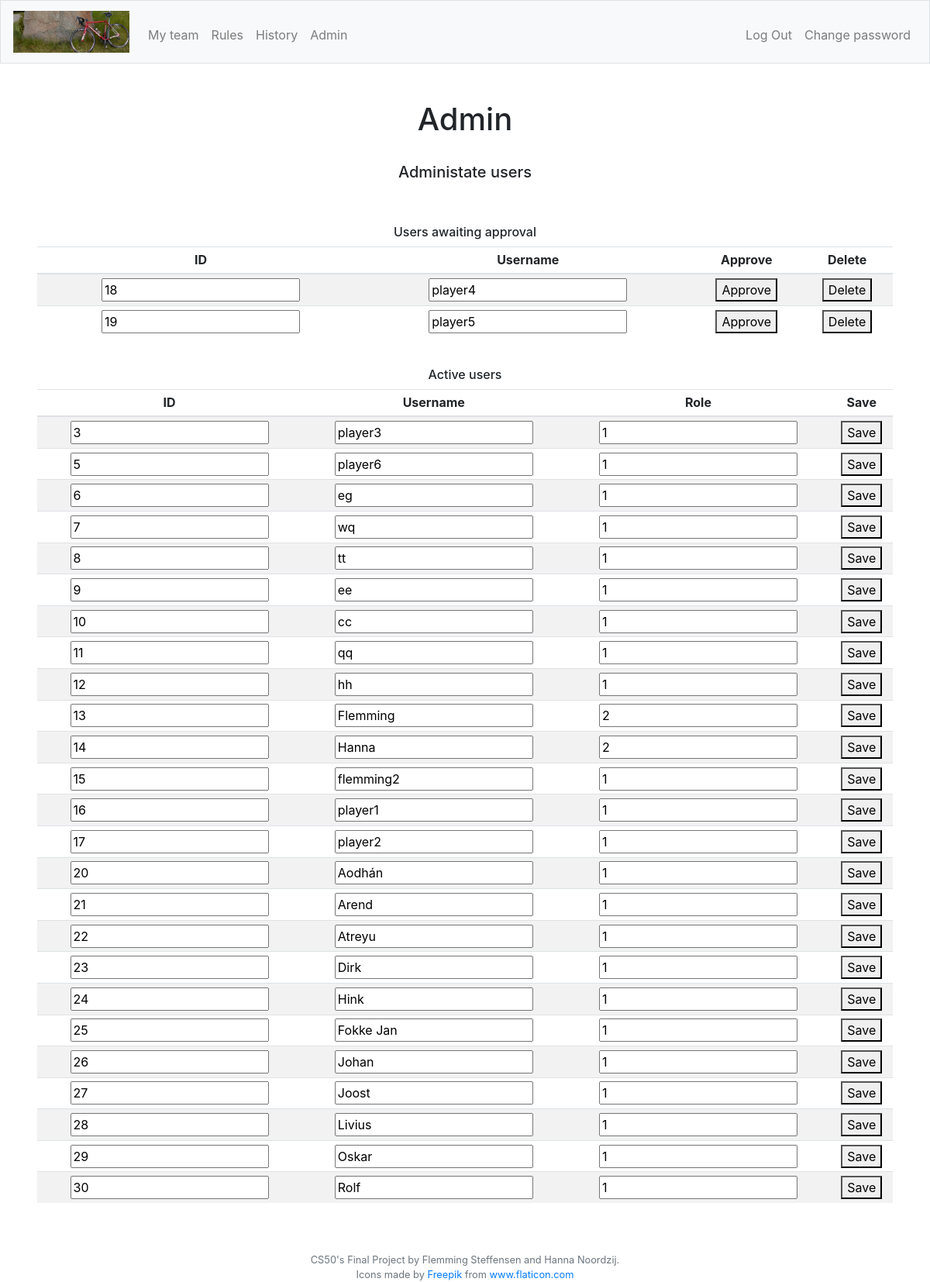
Screenshot of /editUser (signed in) with the database file from the repository.
### tables this page shows
CREATE TABLE "users" (
	"id"	INTEGER NOT NULL,
	"username"	TEXT NOT NULL,
	"hash"	TEXT NOT NULL,
	"role"	INTEGER NOT NULL DEFAULT 1,
	"approved"	INTEGER NOT NULL DEFAULT 0,
	PRIMARY KEY("id" AUTOINCREMENT)
);

### app.py (the view)
@app.route("/editUser", methods=["GET", "POST"])
@login_required
def editUser():
    if request.method == "GET":
        role = getRole()
        applicants = db.execute("SELECT id, username FROM users WHERE approved = 0")
        users = db.execute("SELECT id, username, role, approved FROM users WHERE approved = 1")
        return render_template("editUser.html", role=role, users=users, applicants=applicants)
    """Set user to approved or delete user"""
    if request.method == "POST":
        role = getRole()
        db.execute("UPDATE users SET username = :username, role = :role WHERE id = :id", id=request.form.get("userid"), username=request.form.get("username"), role=request.form.get("role"))
        return redirect('/editUser')

### app.py (called while the page is built)
@app.after_request
def after_request(response):
    response.headers["Cache-Control"] = "no-cache, no-store, must-revalidate"
    response.headers["Expires"] = 0
    response.headers["Pragma"] = "no-cache"
    return response

### helpers.py (called while the page is built)
def login_required(f):
    @wraps(f)
    def decorated_function(*args, **kwargs):
        if session.get("user_id") is None:
            return redirect("/login")
        return f(*args, **kwargs)
    return decorated_function

def getRole():
    role = db.execute("SELECT role FROM users WHERE id = :userid", userid=session["user_id"])
    role2 = role[0]["role"]
    return role2

### templates/editUser.html (shortened to what this page needs)
{% extends "layout.html" %}
{% block adminNav %}
    {% if role == 2 %}
    <li class="nav-item"><a class="nav-link" href="/admin">Admin</a></li>
    {% endif %}
{% endblock %}
{% block main %}
    <div>
        <h1>Admin</h1>
        <br>
        <h5>Administate users</h5>
        <br>
        <br>
        <h6>Users awaiting approval</h6>
        <table class="table table-striped table-sm">
            <thead>
                <tr>
                    <th class="">ID</th>
                    <th>Username</th>
                    <th>Approve</th>
                    <th>Delete</th>
                </tr>
            </thead>
            <tbody>
                {% for applicant in applicants %}
                    <form id="{{ applicant.id ~ applicant.username }}" action="" method="post">
                        <tr>
                            <td class=""><input type="number" id="{{applicant.id}}" readonly value="{{applicant.id}}" name="userid"></td>
                            <td class=""><input type="text" id="{{applicant.username}}" readonly value="{{applicant.username}}"></td>
                            <td><button type="submit" formaction="/approveUser">Approve</button></td>
                            <td><button type="submit" formaction="/deleteUser">Delete</button></td>
                        </tr>
                    </form>
                {% endfor %}
            </tbody>
        </table>
        <br>
        <h6>Active users</h6>
        <table class="table table-striped table-sm">
            <thead>
                <tr>
                    <th class="">ID</th>
                    <th>Username</th>
                    <th>Role</th>
                    <th>Save</th>
                </tr>
            </thead>
            <tbody>
                {% for user in users %}
                    <form id="{{ user.id ~ user.username }}" action="" method="post">
                        <tr>
                            <td class=""><input type="number" id="{{user.id}}" readonly value="{{user.id}}" name="userid"></td>
                            <td class=""><input type="text" id="{{user.username}}" value="{{user.username}}" name="username"></td>
                            <td><input type="number" id="{{user.role}}" value="{{user.role}}" name="role"></td>
                            <td><button type="submit" formaction="/editUser">Save</button></td>
                        </tr>
                    </form>
                {% endfor %}
            </tbody>
        </table>
    </div>
{% endblock %}

### static/styles.css (style rules this page uses)
td { position: relative; }
input[type="number"] { -moz-appearance: textfield; }

### rows the page displays
users: userid "18", username "player4"
users: userid "19", username "player5"
users: userid "3", username "player3", role "1"
users: userid "5", username "player6", role "1"
users: userid "6", username "eg", role "1"
users: userid "7", username "wq", role "1"
users: userid "8", username "tt", role "1"
users: userid "9", username "ee", role "1"
users: userid "10", username "cc", role "1"
users: userid "11", username "qq", role "1"
users: userid "12", username "hh", role "1"
users: userid "13", username "Flemming", role "2"
users: userid "14", username "Hanna", role "2"
users: userid "15", username "flemming2", role "1"
users: userid "16", username "player1", role "1"
users: userid "17", username "player2", role "1"
users: userid "20", username "Aodhán", role "1"
users: userid "21", username "Arend", role "1"
users: userid "22", username "Atreyu", role "1"
users: userid "23", username "Dirk", role "1"
users: userid "24", username "Hink", role "1"
users: userid "25", username "Fokke Jan", role "1"
users: userid "26", username "Johan", role "1"
users: userid "27", username "Joost", role "1"
users: userid "28", username "Livius", role "1"
users: userid "29", username "Oskar", role "1"
users: userid "30", username "Rolf", role "1"
